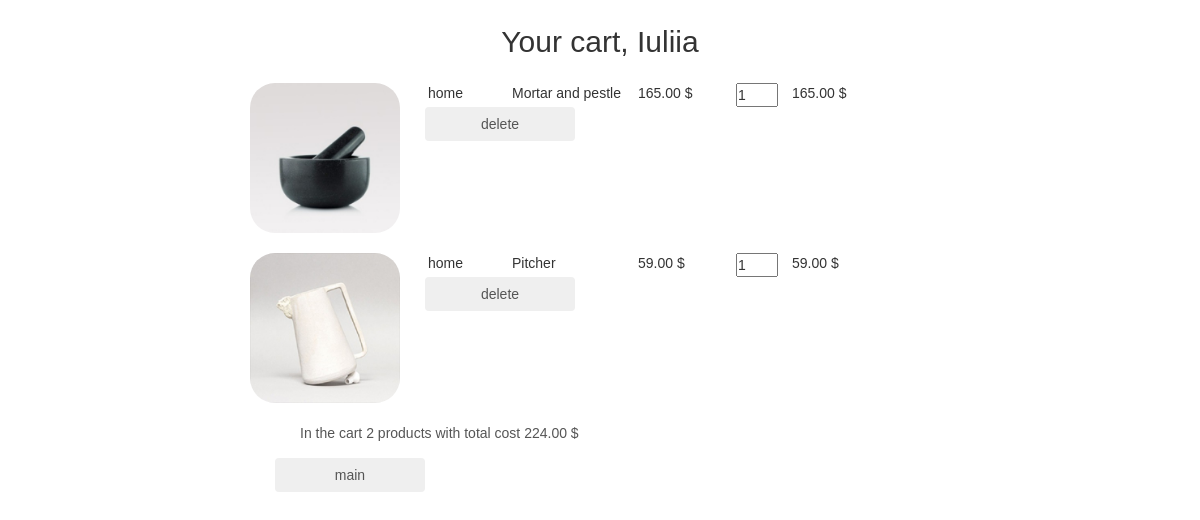
Page /basket/ (signed in) on the earlier database version.
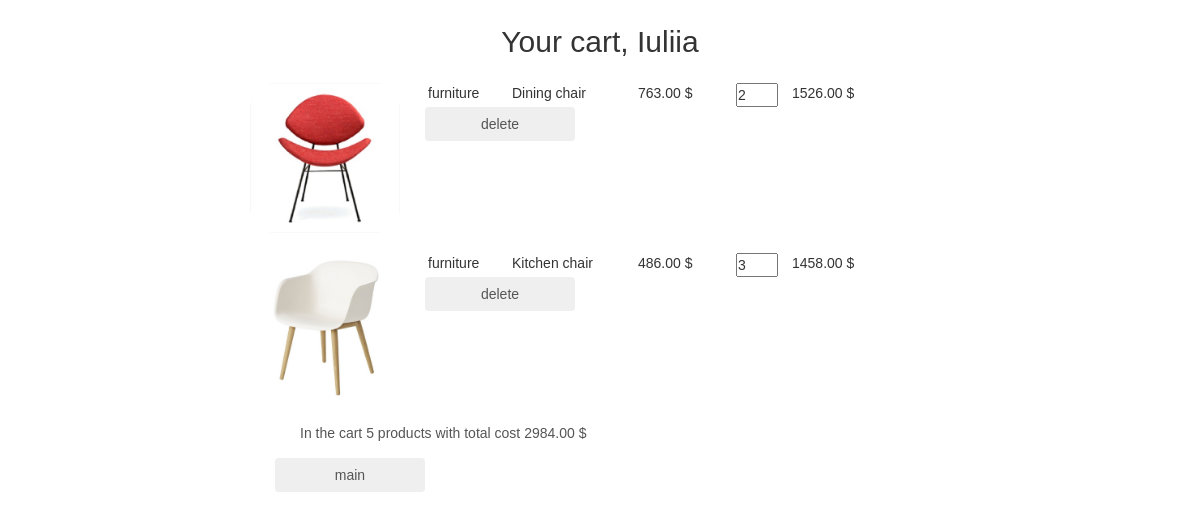
Same page on the later database version.
### authapp/models.py (models this page shows)
class ShopUser(AbstractUser):
    avatar = models.ImageField(upload_to='users_avatars', blank=True)
    age = models.PositiveSmallIntegerField(verbose_name='age')

### basketapp/models.py (models this page shows)
class Basket(models.Model):
    user = models.ForeignKey(settings.AUTH_USER_MODEL, on_delete=models.CASCADE, related_name='basket')
    product = models.ForeignKey(Product, on_delete=models.CASCADE)
    quantity = models.PositiveIntegerField(verbose_name='quantity', default=0)
    add_datetime = models.DateTimeField(verbose_name='time', auto_now_add=True)
    @property
    def product_cost(self):
        return self.product.price * self.quantity
    @property
    def total_quantity(self):
        _items = Basket.objects.filter(user=self.user)
        _totalquantity = sum([x.quantity for x in _items])
        return _totalquantity
    @property
    def total_cost(self):
        _items = Basket.objects.filter(user=self.user)
        _totalcost = sum([x.product_cost for x in _items])
        return _totalcost

### mainapp/models.py (models this page shows, shortened)
class Product(models.Model):
    category = models.ForeignKey(ProductCategory,
                                 on_delete=models.CASCADE)
    name = models.CharField(verbose_name='Product name',
                            max_length=128)
    image = models.ImageField(upload_to='products_image', blank=True)
    short_desc = models.CharField(verbose_name='short product description',
                                  max_length=60, blank=True)
    description = models.TextField(verbose_name='Product description',
                                   blank=True)
    price = models.DecimalField(verbose_name='Product price',
                                max_digits=8, decimal_places=2, default=0)
    quantity = models.PositiveSmallIntegerField(verbose_name='storage quantity', default=0)
    is_active = models.BooleanField(verbose_name='active', default=True)

class ProductCategory(models.Model):
    name = models.CharField(verbose_name='Category name',
                            max_length=64,
                            unique=True)
    description = models.TextField(verbose_name="Description",
                                   blank=True)
    is_active = models.BooleanField(verbose_name='active', default=True)

### basketapp/views.py (the view)
# urls.py: path('', basketapp.basket, name='view'),
@login_required
def basket(request):
    title = 'basket'
    basket_items = Basket.objects.filter(user=request.user)
    context = {
        'title': title,
        'basket_items': basket_items,
    }
    return render(request, 'basketapp/basket.html', context)

### basketapp/templates/basketapp/basket.html
{% extends 'basketapp/base.html' %}
{% load static %}
{% block content %}
    <div class="basket_list">
        {% include 'basketapp/includes/inc_basket_list.html' %}
    </div>
    <button class="btn btn-round">
        <a href="{% url 'main' %}">
            main
        </a>
    </button>
{% endblock %}

### basketapp/templates/basketapp/base.html (shortened to what this page needs)
<!DOCTYPE html>
{% load static %}
<html lang="en">
<head>
    {% block css %}
        <link rel="stylesheet" href = "{% static 'css/bootstrap.min.css' %}">
        <link rel="stylesheet" href = "{% static 'css/style1.css' %}" >
    {% endblock %}
</head>
<body>
    <div class="basket_container">
            <div class="h2 text-center head">
                Your cart,
                {% if user.first_name %}
                {{ user.first_name|title}}
                {% else %}
                User
                {% endif %}
            </div>
            {% block content %}
            {% endblock %}
    </div>
</body>
</html>

### basketapp/templates/basketapp/includes/inc_basket_list.html
{% load static %}
{% for item in basket_items %}
<div class="basket_record">
    <img src="/media/{{ item.product.image }}" alt="{{ item.product.short_desc }}">
    <span class="category_name">{{ item.product.category.name }}</span>
    <span class="product_name">{{ item.product.name }}</span>
    <span class="product_price">{{ item.product.price }}&nbsp;$</span>
    <input type="number" name="{{ item.pk }}" min="0" value="{{ item.quantity }}">
    <span class="product_cost">{{ item.product_cost }}&nbsp;$</span>
    <button class="btn btn-round">
        <a href="{% url 'basket:remove' item.pk %}" class="">
            delete
        </a>
    </button>
</div>
{% endfor %}
{% if basket_items %}
<div class="basket_summary">
    In the cart {{ basket_items.0.total_quantity }} products with total cost
    {{ basket_items.0.total_cost }}&nbsp;$
</div>
{% endif %}

### static/css/style1.css (style rules this page uses)
* { margin: 0; padding: 0; }
html, body { height: 100%; }
body { font-family: 'Montserrat', sans-serif; }
a { text-decoration: none; }
.basket_container { margin: 25px auto; width: 700px; }
.basket_list input[type="number"] { width: 3em; position: relative; display: block; float: left; }
.basket_list span.category_name { margin-left: 2em; width: 5em; position: relative; display: block; float: left; }
.basket_list span.product_name { margin-left: 1em; width: 8em; position: relative; display: block; float: left; }
.basket_list span.product_price { margin-left: 1em; width: 7em; position: relative; display: block; float: left; }
.basket_list span.product_cost { margin-left: 1em; width: 7em; position: relative; display: block; float: left; }
.basket_list .basket_record { position: relative; display: block; height: 170px; float: none; }
.basket_container .head { margin: 25px auto; }
.basket_container button { margin-left: 25px; width: 150px; display: block; float: left; }
.basket_container button a { text-decoration: none; color: #555; }
.basket_container img { display: block; float: left; width: 150px; border-radius: 25px; }
.basket_container .basket_summary { display: block; margin-left: 50px; margin-bottom: 15px; color: #555; }

Differences in the rows shown:
removed Basket: product.image (picture), product.category.name "home", product.name "Mortar and pestle", product.price "165.00", pk "1", product_cost "165.00", user+quantity "2", user+product+quantity "224.00"
removed Basket: product.image (picture), product.category.name "home", product.name "Pitcher", product.price "59.00", quantity "1", product_cost "59.00"
added Basket: product.image (picture), product.category.name "furniture", product.name "Dining chair", product.price "763.00", quantity "2", product_cost "1526.00", user+quantity "5", user+product+quantity "2984.00"
added Basket: product.image (picture), product.category.name "furniture", product.name "Kitchen chair", product.price "486.00", quantity "3", product_cost "1458.00"
